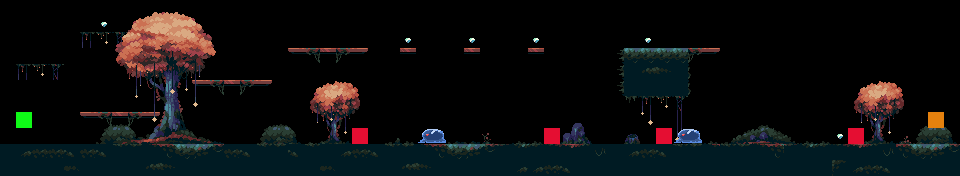

The image is a tile-based game level rendered from a .tmx file. Its description and source (layers, tilesets, objects; grid data summarised) follow:
An orthogonal 60x11 tile map with 16x16 px tiles, 8 tile layers (terrain, grass, bg_trees, fg_trees, ...), 4 tilesets.

<map version="1.8" tiledversion="1.8.5" orientation="orthogonal" renderorder="right-down" width="60" height="11" tilewidth="16" tileheight="16" infinite="0" nextlayerid="9" nextobjectid="1">
 <editorsettings>
  <export target="level_0.tmx" format="csv" />
 </editorsettings>
 <tileset firstgid="1" source="../tilesets/terrain_tiles.tsx" />
 <tileset firstgid="199" source="../tilesets/diamond.tsx" />
 <tileset firstgid="200" source="../tilesets/enemy_tiles.tsx" />
 <tileset firstgid="202" source="../tilesets/player_tiles.tsx" />
 <layer id="1" name="terrain" width="60" height="11">
  <data>[660 cells, 158 non-empty, 30 distinct tile ids]</data>
 </layer>
 <layer id="3" name="grass" width="60" height="11">
  <data>[660 cells, 60 non-empty, 35 distinct tile ids]</data>
 </layer>
 <layer id="4" name="bg_trees" width="60" height="11">
  <data>[660 cells, 72 non-empty, 72 distinct tile ids]</data>
 </layer>
 <layer id="5" name="fg_trees" width="60" height="11">
  <data>[660 cells, 32 non-empty, 16 distinct tile ids]</data>
 </layer>
 <layer id="6" name="enemies" width="60" height="11">
  <data>[660 cells, 2 non-empty, 1 distinct tile ids]</data>
 </layer>
 <layer id="7" name="player" width="60" height="11">
  <data>[660 cells, 2 non-empty, 2 distinct tile ids]</data>
 </layer>
 <layer id="8" name="constraints" width="60" height="11">
  <data>[660 cells, 4 non-empty, 1 distinct tile ids]</data>
 </layer>
 <layer id="2" name="coins" width="60" height="11">
  <data>[660 cells, 6 non-empty, 1 distinct tile ids]</data>
 </layer>
</map>
